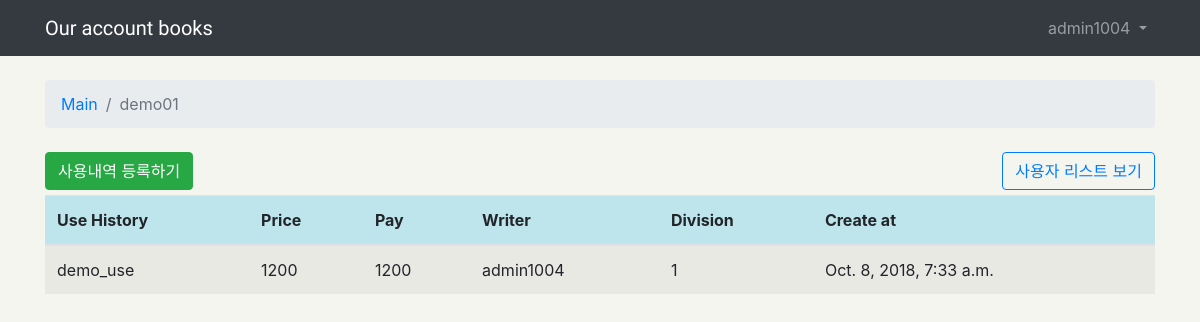
The app's page /history_main/12/ (signed in) with its own data.
### accountBookMain/models.py (models this page shows)
class AccountBooksName(models.Model):
    MONEY_COUNTRY = (
        ('k', "kor"),
        ('j', "jp")
    )
    account_id = models.AutoField(primary_key=True)
    account_name = models.CharField(max_length=100)
    p_cnt = models.IntegerField(default=0)
    money = models.CharField(max_length=1, choices=MONEY_COUNTRY)  # 언어설정 칼럼
    create_at = models.DateTimeField(auto_now_add=True)
    create_user = models.CharField(max_length=100, null=False)

class UseList(models.Model):
    book_name = models.ForeignKey(AccountBooksName, related_name='+', on_delete=models.CASCADE)
    use_history = models.CharField(max_length=450, null=False)
    price = models.IntegerField(null=False)
    division = models.IntegerField(null=False)
    num = models.IntegerField(null=False)
    user = models.ForeignKey(User, related_name='+', on_delete=models.CASCADE)
    create_at = models.DateTimeField(auto_now_add=True)
    del_user = models.CharField(max_length=200, blank=True)

### accountBookMain/views.py (the view)
# urls.py: path('history_main/<int:history_pk>/', views.history_main, name='history_main'),
@login_required
def history_main(request, history_pk):
    try:
        history = UseList.objects.filter(book_name=history_pk).order_by('-create_at')
        if len(history) > 0:
            for i in history:
                price = i.price
                divide = i.division
                my_val = int(price/divide)
                i.val = my_val
        history_name = AccountBooksName.objects.get(pk=history_pk)
        if len(history) == 0:
            history = None
    except UseList.DoesNotExist:
        raise Http404
    return render(request, 'history_main.html', {'history': history, 'name': history_name})

### templates/history_main.html
{% extends 'base.html' %}
{% block breadcrumb %}
    <li class="breadcrumb-item"><a href="{% url 'home' %}"> Main </a></li>
    <li class="breadcrumb-item active">{{ name.account_name }}</li>
{% endblock %}
{% block contents %}
    {% if history is None %}
        <p>등록된 사용내역이 없습니다.</p>
        <a type="button" href="{% url 'write_history' name.pk %}" class="btn btn-success">사용내역 등록하기</a>
        <a type="button" href="{% url 'home' %}" class="btn btn-outline-warning">되돌아가기</a>
    {% else %}
        <a type="button" href="{% url 'write_history' name.pk %}" class="btn btn-success" style="margin-bottom:5px;">사용내역 등록하기</a>
        <a type="button" href="{% url 'accountListUser' name.pk %}" class="btn btn btn-outline-primary" style="margin-bottom:5px; float:right" >사용자 리스트 보기</a>
        <table class="table table-striped">
            <thead>
                <tr>
                    <th scope="col" class="table-info">Use History</th>
                    <th scope="col" class="table-info">Price</th>
                    <th scope="col" class="table-info">Pay</th>
                    <th scope="col" class="table-info">Writer</th>
                    <th scope="col" class="table-info">Division</th>
                    <th scope="col" class="table-info">Create at</th>
                </tr>
            </thead>
            <tbody>
                {% for i in history %}
                    <tr>
                        <td scope="row">{{ i.use_history }}</td>
                        <td>{{ i.price }}</td>
                        <td>{{ i.val }}</td>
                        <td>{{ i.user }}</td>
                        <td>{{ i.division }}</td>
                        <td>{{ i.create_at }}</td>
                    </tr>
                {% endfor %}
            </tbody>
        </table>
    {% endif %}
{% endblock %}

### templates/base.html (shortened to what this page needs)
{% load static %}<!DOCTYPE html>
<html>
    <head>
        <link rel="stylesheet" href="{% static 'css/bootstrap.min.css' %}">
        <link rel="stylesheet" href="{% static 'css/baseBackgroundSettings.css' %}">
    </head>
    <body>
        {% block body %}
            <nav class="navbar navbar-expand-sm navbar-dark bg-dark">
                <div class="container">
                    <a class="navbar-brand head-title" href="{% url 'home' %}">Our account books</a>
                    <div class="collapse navbar-collapse" id="mainMenu">
                        <ul class="navbar-nav ml-auto">
                            <li class="nav-item dropdown">
                                <a class="nav-link dropdown-toggle" href="#" id="userMenu" data-toggle="dropdown" aria-haspopup="true" aria-expanded="false">
                                    {{ user.username }}
                                </a>
                            </li>
                        </ul>
                    </div>
                </div>
            </nav>
            <div class="container">
                <ol class="breadcrumb my-4">
                    {% block breadcrumb %}
                    {% endblock%}
                </ol>
                {% block contents %}
                {% endblock %}
            </div>
        {% endblock body %}
    </body>
<html>

### static/css/baseBackgroundSettings.css (style rules this page uses)
body { background-color : #f5f5f0; }
.head-title { font-family: 'Peralta', cursive; }

### records on screen
AccountBooksName: account_name "demo01"
UseList: use_history "demo_use", price "1200", val "1200", user "admin1004", division "1", create_at "Oct. 8, 2018, 7:33 a.m."

### other values on screen
{{ user.username }} "admin1004"
